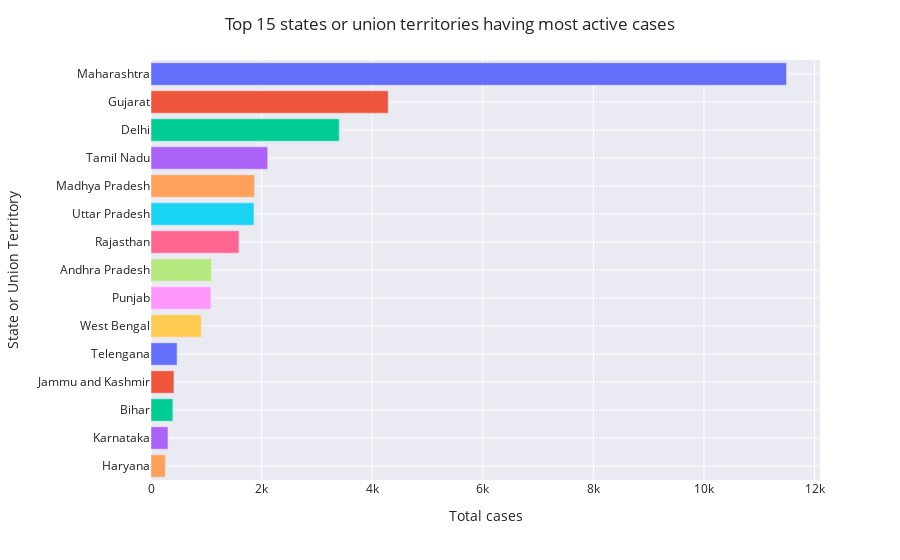

The cell this chart's notebook holds for it:
### Markdown cell above
### Top 15 states or union territories having most active cases

### Code cell
fig = px.bar(top_actives.head(15) , x='active', y='state_or_ut', orientation='h', 
             color='state_or_ut', color_discrete_sequence=px.colors.qualitative.Plotly)
fig.update_layout(title='Top 15 states or union territories having most active cases',
                   xaxis_title='Total cases',
                   yaxis_title='State or Union Territory', showlegend=False)
fig.show()

### Figure 1 — Plotly figure (JSON) as saved in the notebook; plotly's stock layout.template omitted (floating-point values rounded to 4 significant figures)
{"data": [{"alignmentgroup": "True", "hovertemplate": "state_or_ut=%{y}<br>active=%{x}<extra></extra>", "legendgroup": "Maharashtra", "marker": {"color": "#636EFA"}, "name": "Maharashtra", "offsetgroup": "Maharashtra", "orientation": "h", "showlegend": true, "textposition": "auto", "type": "bar", "x": [11493], "xaxis": "x", "y": ["Maharashtra"], "yaxis": "y"}, {"alignmentgroup": "True", "hovertemplate": "state_or_ut=%{y}<br>active=%{x}<extra></extra>", "legendgroup": "Gujarat", "marker": {"color": "#EF553B"}, "name": "Gujarat", "offsetgroup": "Gujarat", "orientation": "h", "showlegend": true, "textposition": "auto", "type": "bar", "x": [4290], "xaxis": "x", "y": ["Gujarat"], "yaxis": "y"}, {"alignmentgroup": "True", "hovertemplate": "state_or_ut=%{y}<br>active=%{x}<extra></extra>", "legendgroup": "Delhi", "marker": {"color": "#00CC96"}, "name": "Delhi", "offsetgroup": "Delhi", "orientation": "h", "showlegend": true, "textposition": "auto", "type": "bar", "x": [3403], "xaxis": "x", "y": ["Delhi"], "yaxis": "y"}, {"alignmentgroup": "True", "hovertemplate": "state_or_ut=%{y}<br>active=%{x}<extra></extra>", "legendgroup": "Tamil Nadu", "marker": {"color": "#AB63FA"}, "name": "Tamil Nadu", "offsetgroup": "Tamil Nadu", "orientation": "h", "showlegend": true, "textposition": "auto", "type": "bar", "x": [2110], "xaxis": "x", "y": ["Tamil Nadu"], "yaxis": "y"}, {"alignmentgroup": "True", "hovertemplate": "state_or_ut=%{y}<br>active=%{x}<extra></extra>", "legendgroup": "Madhya Pradesh", "marker": {"color": "#FFA15A"}, "name": "Madhya Pradesh", "offsetgroup": "Madhya Pradesh", "orientation": "h", "showlegend": true, "textposition": "auto", "type": "bar", "x": [1873], "xaxis": "x", "y": ["Madhya Pradesh"], "yaxis": "y"}, {"alignmentgroup": "True", "hovertemplate": "state_or_ut=%{y}<br>active=%{x}<extra></extra>", "legendgroup": "Uttar Pradesh", "marker": {"color": "#19D3F3"}, "name": "Uttar Pradesh", "offsetgroup": "Uttar Pradesh", "orientation": "h", "showlegend": true, "textposition": "auto", "type": "bar", "x": [1862], "xaxis": "x", "y": ["Uttar Pradesh"], "yaxis": "y"}, {"alignmentgroup": "True", "hovertemplate": "state_or_ut=%{y}<br>active=%{x}<extra></extra>", "legendgroup": "Rajasthan", "marker": {"color": "#FF6692"}, "name": "Rajasthan", "offsetgroup": "Rajasthan", "orientation": "h", "showlegend": true, "textposition": "auto", "type": "bar", "x": [1590], "xaxis": "x", "y": ["Rajasthan"], "yaxis": "y"}, {"alignmentgroup": "True", "hovertemplate": "state_or_ut=%{y}<br>active=%{x}<extra></extra>", "legendgroup": "Andhra Pradesh", "marker": {"color": "#B6E880"}, "name": "Andhra Pradesh", "offsetgroup": "Andhra Pradesh", "orientation": "h", "showlegend": true, "textposition": "auto", "type": "bar", "x": [1092], "xaxis": "x", "y": ["Andhra Pradesh"], "yaxis": "y"}, {"alignmentgroup": "True", "hovertemplate": "state_or_ut=%{y}<br>active=%{x}<extra></extra>", "legendgroup": "Punjab", "marker": {"color": "#FF97FF"}, "name": "Punjab", "offsetgroup": "Punjab", "orientation": "h", "showlegend": true, "textposition": "auto", "type": "bar", "x": [1082], "xaxis": "x", "y": ["Punjab"], "yaxis": "y"}, {"alignmentgroup": "True", "hovertemplate": "state_or_ut=%{y}<br>active=%{x}<extra></extra>", "legendgroup": "West Bengal", "marker": {"color": "#FECB52"}, "name": "West Bengal", "offsetgroup": "West Bengal", "orientation": "h", "showlegend": true, "textposition": "auto", "type": "bar", "x": [908], "xaxis": "x", "y": ["West Bengal"], "yaxis": "y"}, {"alignmentgroup": "True", "hovertemplate": "state_or_ut=%{y}<br>active=%{x}<extra></extra>", "legendgroup": "Telengana", "marker": {"color": "#636EFA"}, "name": "Telengana", "offsetgroup": "Telengana", "orientation": "h", "showlegend": true, "textposition": "auto", "type": "bar", "x": [471], "xaxis": "x", "y": ["Telengana"], "yaxis": "y"}, {"alignmentgroup": "True", "hovertemplate": "state_or_ut=%{y}<br>active=%{x}<extra></extra>", "legendgroup": "Jammu and Kashmir", "marker": {"color": "#EF553B"}, "name": "Jammu and Kashmir", "offsetgroup": "Jammu and Kashmir", "orientation": "h", "showlegend": true, "textposition": "auto", "type": "bar", "x": [415], "xaxis": "x", "y": ["Jammu and Kashmir"], "yaxis": "y"}, {"alignmentgroup": "True", "hovertemplate": "state_or_ut=%{y}<br>active=%{x}<extra></extra>", "legendgroup": "Bihar", "marker": {"color": "#00CC96"}, "name": "Bihar", "offsetgroup": "Bihar", "orientation": "h", "showlegend": true, "textposition": "auto", "type": "bar", "x": [395], "xaxis": "x", "y": ["Bihar"], "yaxis": "y"}, {"alignmentgroup": "True", "hovertemplate": "state_or_ut=%{y}<br>active=%{x}<extra></extra>", "legendgroup": "Karnataka", "marker": {"color": "#AB63FA"}, "name": "Karnataka", "offsetgroup": "Karnataka", "orientation": "h", "showlegend": true, "textposition": "auto", "type": "bar", "x": [307], "xaxis": "x", "y": ["Karnataka"], "yaxis": "y"}, {"alignmentgroup": "True", "hovertemplate": "state_or_ut=%{y}<br>active=%{x}<extra></extra>", "legendgroup": "Haryana", "marker": {"color": "#FFA15A"}, "name": "Haryana", "offsetgroup": "Haryana", "orientation": "h", "showlegend": true, "textposition": "auto", "type": "bar", "x": [257], "xaxis": "x", "y": ["Haryana"], "yaxis": "y"}], "layout": {"barmode": "relative", "legend": {"title": {"text": "state_or_ut"}, "tracegroupgap": 0}, "margin": {"t": 60}, "showlegend": false, "title": {"text": "Top 15 states or union territories having most active cases"}, "xaxis": {"anchor": "y", "domain": [0, 1], "title": {"text": "Total cases"}}, "yaxis": {"anchor": "x", "categoryarray": ["Haryana", "Karnataka", "Bihar", "Jammu and Kashmir", "Telengana", "West Bengal", "Punjab", "Andhra Pradesh", "Rajasthan", "Uttar Pradesh", "Madhya Pradesh", "Tamil Nadu", "Delhi", "Gujarat", "Maharashtra"], "categoryorder": "array", "domain": [0, 1], "title": {"text": "State or Union Territory"}}}}
